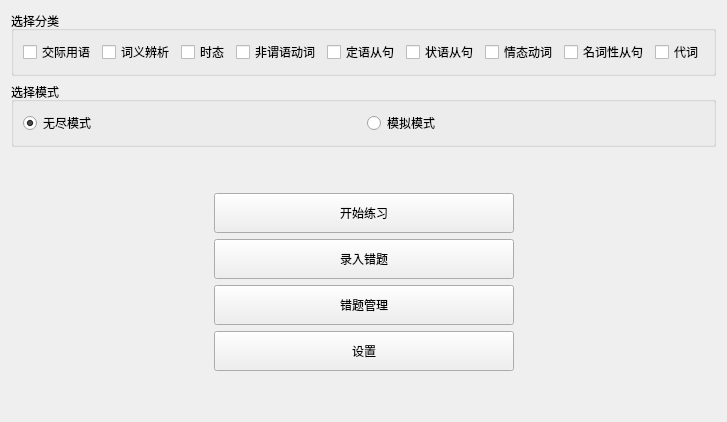
     <widget class="QWidget" name="page">
      <layout class="QVBoxLayout" name="verticalLayout_4">
       <item>
        <widget class="QGroupBox" name="groupBox">
         <property name="title">
          <string>选择分类</string>
         </property>
         <layout class="QHBoxLayout" name="horizontalLayout_17">
          <item>
           <layout class="QHBoxLayout" name="horizontalLayout">
            <item>
             <widget class="QCheckBox" name="checkBox">
              <property name="text">
               <string>交际用语</string>
              </property>
             </widget>
            </item>
            <item>
             <widget class="QCheckBox" name="checkBox_2">
              <property name="text">
               <string>词义辨析</string>
              </property>
             </widget>
            </item>
            <item>
             <widget class="QCheckBox" name="checkBox_3">
              <property name="text">
               <string>时态</string>
              </property>
             </widget>
            </item>
            <item>
             <widget class="QCheckBox" name="checkBox_4">
              <property name="text">
               <string>非谓语动词</string>
              </property>
             </widget>
            </item>
            <item>
             <widget class="QCheckBox" name="checkBox_5">
              <property name="text">
               <string>定语从句</string>
              </property>
             </widget>
            </item>
            <item>
             <widget class="QCheckBox" name="checkBox_6">
              <property name="text">
               <string>状语从句</string>
              </property>
             </widget>
            </item>
            <item>
             <widget class="QCheckBox" name="checkBox_7">
              <property name="text">
               <string>情态动词</string>
              </property>
             </widget>
            </item>
            <item>
             <widget class="QCheckBox" name="checkBox_8">
              <property name="text">
               <string>名词性从句</string>
              </property>
             </widget>
            </item>
            <item>
             <widget class="QCheckBox" name="checkBox_9">
              <property name="text">
               <string>代词</string>
              </property>
             </widget>
            </item>
           </layout>
          </item>
         </layout>
        </widget>
       </item>
       <item>
        <widget class="QGroupBox" name="groupBox_7">
         <property name="title">
          <string>选择模式</string>
         </property>
         <layout class="QHBoxLayout" name="horizontalLayout_33">
          <item>
           <layout class="QHBoxLayout" name="horizontalLayout_32">
            <item>
             <widget class="QRadioButton" name="radioButton_16">
              <property name="text">
               <string>无尽模式</string>
              </property>
              <property name="checked">
               <bool>true</bool>
              </property>
             </widget>
            </item>
            <item>
             <widget class="QRadioButton" name="radioButton_17">
              <property name="text">
               <string>模拟模式</string>
              </property>
             </widget>
            </item>
           </layout>
          </item>
         </layout>
        </widget>
       </item>
       <item>
        <layout class="QHBoxLayout" name="horizontalLayout_2" stretch="2,6,2">
         <item>
          <spacer name="horizontalSpacer">
           <property name="orientation">
            <enum>Qt::Orientation::Horizontal</enum>
           </property>
           <property name="sizeHint" stdset="0">
            <size>
             <width>40</width>
             <height>20</height>
            </size>
           </property>
          </spacer>
         </item>
         <item>
          <layout class="QVBoxLayout" name="verticalLayout_3">
           <item>
            <spacer name="verticalSpacer">
             <property name="orientation">
              <enum>Qt::Orientation::Vertical</enum>
             </property>
             <property name="sizeHint" stdset="0">
              <size>
               <width>20</width>
               <height>40</height>
              </size>
             </property>
            </spacer>
           </item>
           <item>
            <widget class="QPushButton" name="pushButton">
             <property name="minimumSize">
              <size>
               <width>300</width>
               <height>40</height>
              </size>
             </property>
             <property name="maximumSize">
              <size>
               <width>200</width>
               <height>16777215</height>
              </size>
             </property>
             <property name="text">
              <string>开始练习</string>
             </property>
            </widget>
           </item>
           <item>
            <widget class="QPushButton" name="pushButton_2">
             <property name="minimumSize">
              <size>
               <width>300</width>
               <height>40</height>
              </size>
             </property>
             <property name="maximumSize">
              <size>
               <width>200</width>
               <height>16777215</height>
              </size>
             </property>
             <property name="text">
              <string>录入错题</string>
             </property>
            </widget>
           </item>
           <item>
            <widget class="QPushButton" name="pushButton_3">
             <property name="minimumSize">
              <size>
               <width>300</width>
               <height>40</height>
              </size>
             </property>
             <property name="maximumSize">
              <size>
               <width>200</width>
               <height>16777215</height>
              </size>
             </property>
             <property name="text">
              <string>错题管理</string>
             </property>
            </widget>
           </item>
           <item>
            <widget class="QPushButton" name="pushButton_4">
             <property name="minimumSize">
              <size>
               <width>300</width>
               <height>40</height>
              </size>
             </property>
             <property name="maximumSize">
              <size>
               <width>200</width>
               <height>16777215</height>
              </size>
             </property>
             <property name="text">
              <string>设置</string>
             </property>
            </widget>
           </item>
           <item>
            <spacer name="verticalSpacer_2">
             <property name="orientation">
              <enum>Qt::Orientation::Vertical</enum>
             </property>
             <property name="sizeHint" stdset="0">
              <size>
               <width>20</width>
               <height>40</height>
              </size>
             </property>
            </spacer>
           </item>
          </layout>
         </item>
         <item>
          <spacer name="horizontalSpacer_2">
           <property name="orientation">
            <enum>Qt::Orientation::Horizontal</enum>
           </property>
           <property name="sizeHint" stdset="0">
            <size>
             <width>40</width>
             <height>20</height>
            </size>
           </property>
          </spacer>
         </item>
        </layout>
       </item>
      </layout>
     </widget>
